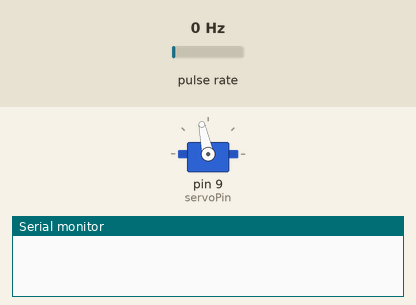
This sketch was run on a simulated Arduino Uno, built with avr-gcc and run on an emulated ATmega328P. On the bench: servo, the last lines printed to the serial monitor. Wiring (inferred from the names in the program): pulse sensor: data pin 2. The inputs (shaded band) are chosen by the test bench; at power-on: pulse rate 0 Hz.

Above: at 2.2 s.
2.3 s: pulse rate (sensor on pin 2) set to 50 Hz
At 3.2 s:
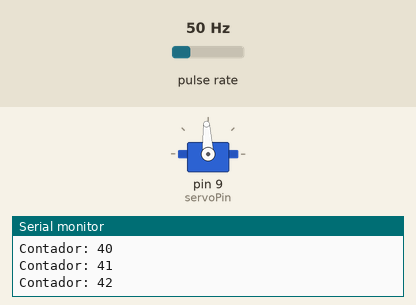
3.9 s: pulse rate (sensor on pin 2) set to 100 Hz
At 4.7 s:
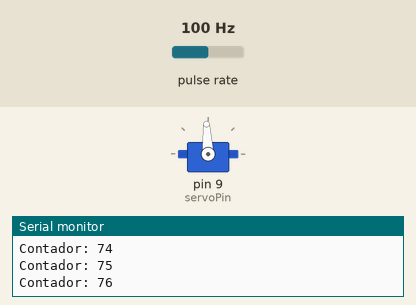
5.4 s: pulse rate (sensor on pin 2) set to 4 Hz
Timing chart, 0 to 14.4 s (numbered marks = the images above; inputs shaded):
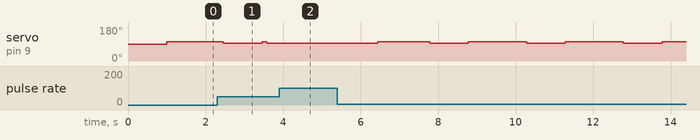

The sketch:

Servo_encoder_pruebas.ino
```cpp
#include <Servo.h>

const int encoderPin = 2;   // Pin de entrada del encoder (debe ser un pin de interrupción en el Arduino UNO)
const int servoPin = 9;     // Pin del servo
const int targetPulses = 6; // Número de pulsos objetivo para detener el servo
volatile int pulseCount = 0; // Contador de pulsos (volátil para el uso en ISR)
Servo myServo;

// Interrupción para contar los pulsos
void countPulses() {
  pulseCount++;
  Serial.println("Contador: " + (String) pulseCount);
}

void setup() {
  Serial.begin(9600);

  // Configurar el pin del encoder y habilitar la interrupción
  pinMode(encoderPin, INPUT);
  attachInterrupt(digitalPinToInterrupt(encoderPin), countPulses, RISING);

  // Configurar el servo
  myServo.attach(servoPin);
  myServo.write(90);  // Posición inicial (detenida)

  delay(1000);        // Pausa para estabilización
}

void loop() {
  pulseCount = 0;         // Reinicia el contador de pulsos

  // Mueve el servo en una dirección
  myServo.writeMicroseconds(1600);    // Ajusta el valor para movimiento lento en sentido horario
  while (pulseCount < targetPulses) {
    // Espera a que el contador de pulsos llegue al objetivo
  }

  // Detiene el servo
  myServo.writeMicroseconds(1500);

  Serial.print("Pulsos alcanzados: ");
  Serial.println(pulseCount);

  delay(1000);            // Pausa antes de volver a intentar
}
```

Measured:
- after the input at 2.3 s, servo on pin 9 (servoPin): 102° → 93° after 0.16 s, → 102° 1.0 s later, → 93° 0.12 s later
- after the input at 3.9 s, servo on pin 9 (servoPin): stays 93° (without the input it goes to 102° after 0.68 s)
